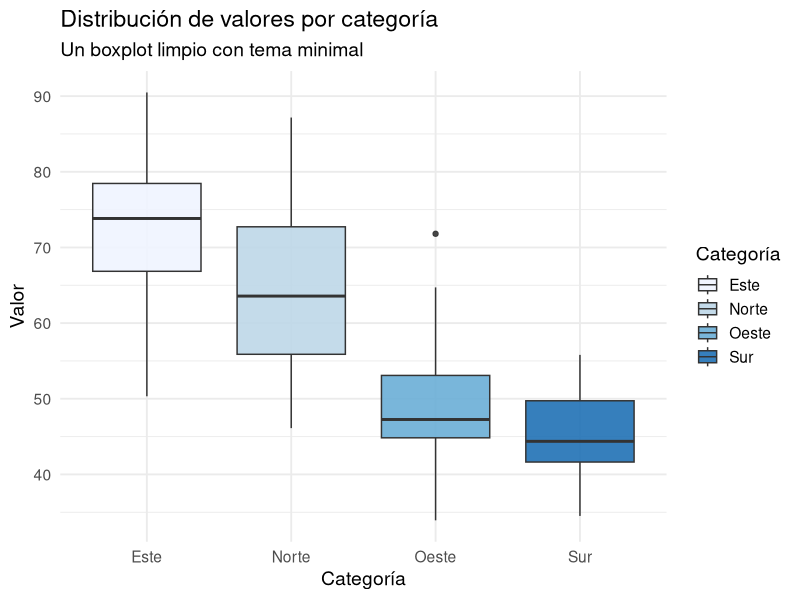
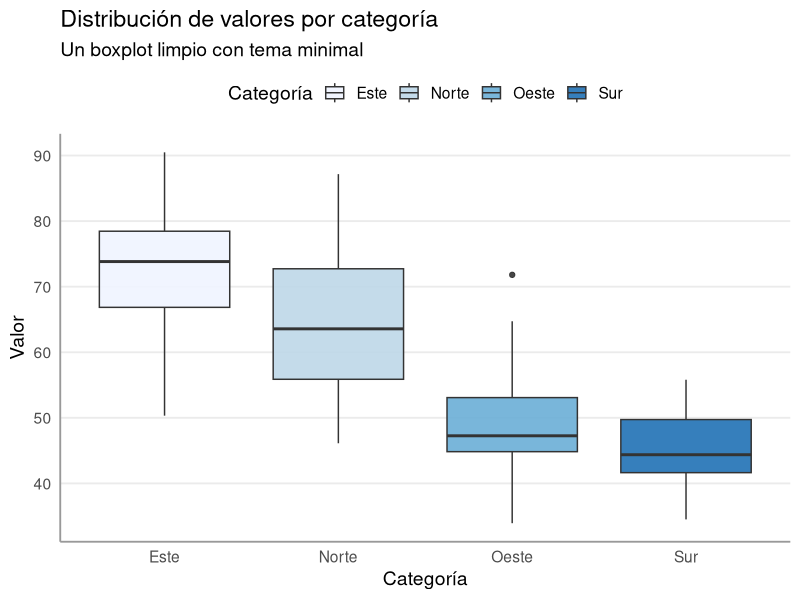
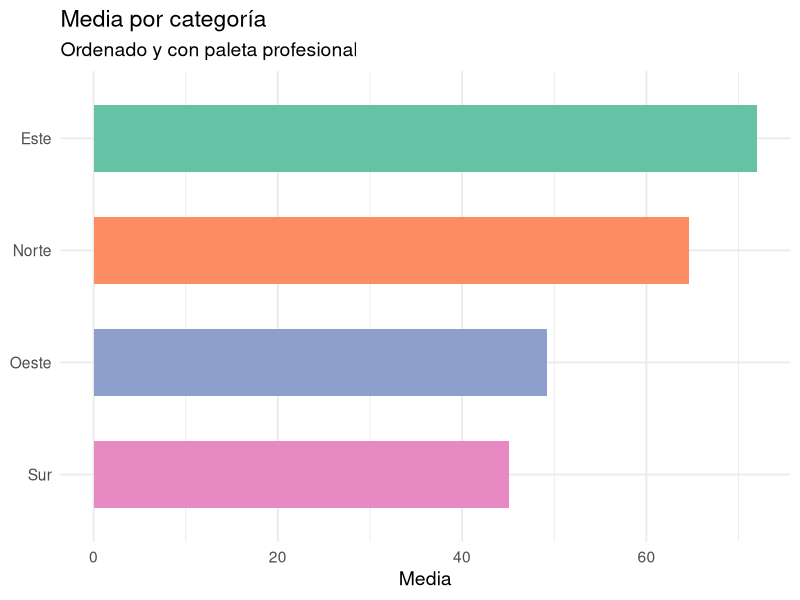
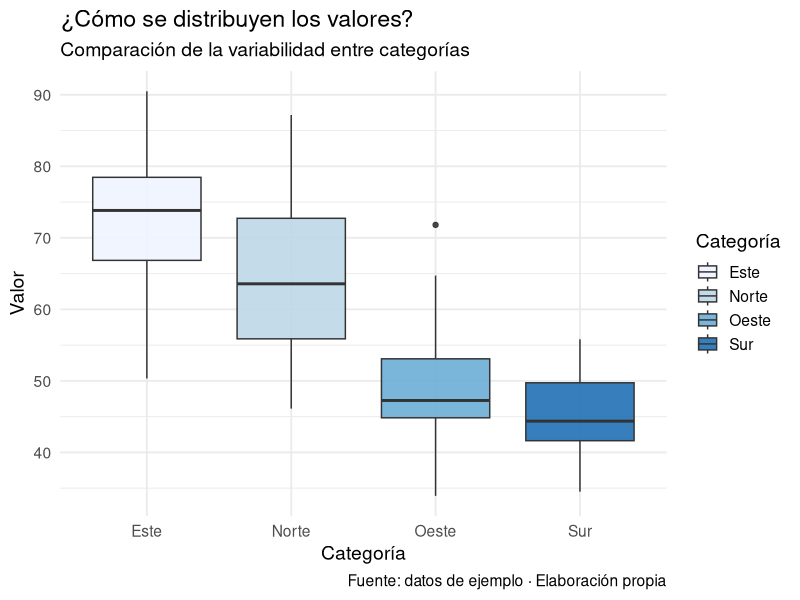
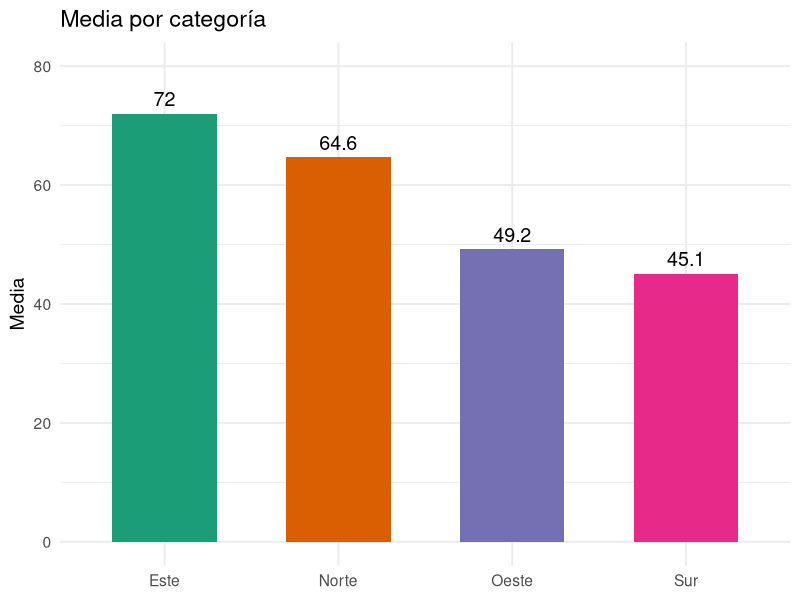

R code for these plots, in order:
## ---- chunk 1
#| label: tema
library(ggplot2)
library(dplyr)

set.seed(7)
datos <- data.frame(
  categoria = rep(c("Norte", "Sur", "Este", "Oeste"), each = 25),
  valor = c(rnorm(25, 60, 10), rnorm(25, 45, 8), rnorm(25, 70, 12), rnorm(25, 50, 9))
)
## ---- chunk 2
#| label: tema-plot
p <- datos |>
  ggplot(aes(x = categoria, y = valor, fill = categoria)) +
  geom_boxplot(alpha = 0.9) +
  scale_fill_brewer(palette = "Blues") +
  labs(title = "Distribución de valores por categoría",
       subtitle = "Un boxplot limpio con tema minimal",
       x = "Categoría", y = "Valor",
       fill = "Categoría") +
  theme_minimal(base_size = 14)

p
## ---- chunk 3
#| label: limpio
p +
  theme(
    panel.grid.minor = element_blank(),
    panel.grid.major.x = element_blank(),
    axis.line = element_line(color = "grey60"),
    legend.position = "top"
  )
## ---- chunk 4
#| label: colores
datos |>
  group_by(categoria) |>
  summarise(media = mean(valor)) |>
  ggplot(aes(x = reorder(categoria, media), y = media, fill = categoria)) +
  geom_col(width = 0.6) +
  scale_fill_brewer(palette = "Set2") +
  coord_flip() +
  labs(title = "Media por categoría",
       subtitle = "Ordenado y con paleta profesional",
       x = NULL, y = "Media") +
  theme_minimal(base_size = 14) +
  theme(legend.position = "none")
## ---- chunk 5
#| label: labs
p +
  labs(
    title = "¿Cómo se distribuyen los valores?",
    subtitle = "Comparación de la variabilidad entre categorías",
    caption = "Fuente: datos de ejemplo · Elaboración propia"
  )
## ---- chunk 6
#| label: anota
datos |>
  group_by(categoria) |>
  summarise(media = mean(valor)) |>
  ggplot(aes(x = categoria, y = media, fill = categoria)) +
  geom_col(width = 0.6) +
  geom_text(aes(label = round(media, 1)), vjust = -0.5, size = 5) +
  scale_fill_brewer(palette = "Dark2") +
  coord_cartesian(ylim = c(0, 80)) +
  labs(title = "Media por categoría", x = NULL, y = "Media") +
  theme_minimal(base_size = 14) +
  theme(legend.position = "none")
